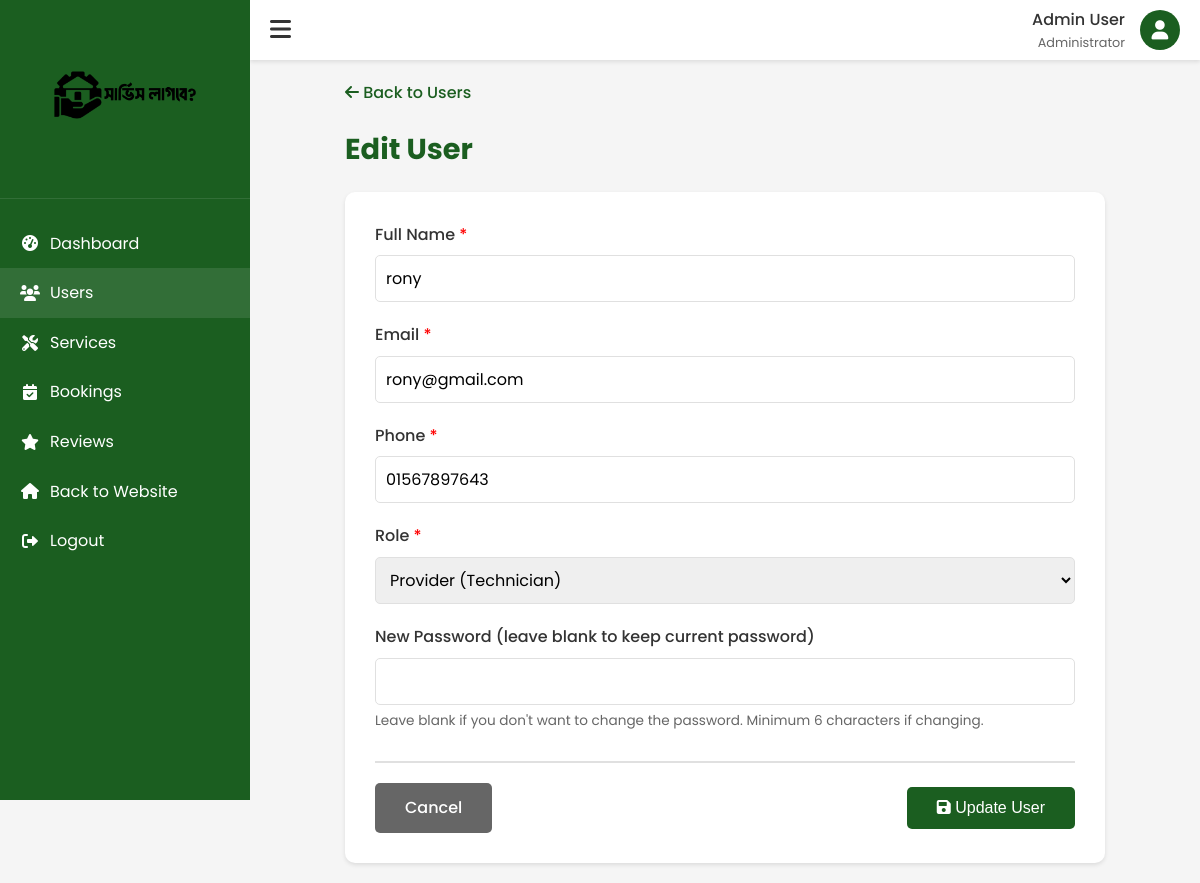
The page /admin/edit-user.php?id=2 (signed in) on the database its author committed.
### tables this page shows
CREATE TABLE `users` (
  `id` int(11) NOT NULL,
  `name` varchar(100) NOT NULL,
  `email` varchar(100) NOT NULL,
  `phone` varchar(20) NOT NULL,
  `password` varchar(255) NOT NULL,
  `profile_image` varchar(255) DEFAULT NULL,
  `role` enum('user','admin','provider') DEFAULT 'user',
  `created_at` timestamp NOT NULL DEFAULT current_timestamp(),
  `updated_at` timestamp NOT NULL DEFAULT current_timestamp() ON UPDATE current_timestamp()
);

### admin/edit-user.php (the view, shortened to what this page needs)
<?php
require_once '../config.php';
$user_id = isset($_GET['id']) ? intval($_GET['id']) : 0;
$stmt = $conn->prepare("SELECT * FROM users WHERE id = ?");
$stmt->bind_param("i", $user_id);
$stmt->execute();
$user_result = $stmt->get_result();
$user = $user_result->fetch_assoc();
?>
<!DOCTYPE html>
<html lang="en">
<head>
    <link rel="stylesheet" href="../styles.css">
    <link rel="stylesheet" href="https://cdnjs.cloudflare.com/ajax/libs/font-awesome/6.0.0/css/all.min.css">
</head>
<body>
    <div class="admin-container">
        <aside class="sidebar" id="sidebar">
            <div class="sidebar-header">
                <img src="../ServiceLagbe.jpeg" alt="Service Lagbe Logo" class="sidebar-logo">
            </div>
            <nav class="sidebar-menu">
                <a href="index.php" class="menu-item">
                    <i class="fas fa-tachometer-alt"></i> Dashboard
                </a>
                <a href="users.php" class="menu-item active">
                    <i class="fas fa-users"></i> Users
                </a>
                <a href="services.php" class="menu-item">
                    <i class="fas fa-tools"></i> Services
                </a>
                <a href="bookings.php" class="menu-item">
                    <i class="fas fa-calendar-check"></i> Bookings
                </a>
                <a href="reviews.php" class="menu-item">
                    <i class="fas fa-star"></i> Reviews
                </a>
                <a href="../index.php" class="menu-item">
                    <i class="fas fa-home"></i> Back to Website
                </a>
                <a href="../logout.php" class="menu-item">
                    <i class="fas fa-sign-out-alt"></i> Logout
                </a>
            </nav>
        </aside>
        <div class="main-content" id="main-content">
            <header class="header">
                <button class="toggle-sidebar" id="toggle-sidebar">
                    <i class="fas fa-bars"></i>
                </button>
                <div class="user-menu">
                    <div class="user-info">
                        <div class="user-name"><?php echo $_SESSION['user_name']; ?></div>
                        <div class="user-role">Administrator</div>
                    </div>
                    <div class="user-avatar">
                        <i class="fas fa-user"></i>
                    </div>
                </div>
            </header>
            <div class="content">
                <a href="users.php" class="back-link">
                    <i class="fas fa-arrow-left"></i> Back to Users
                </a>
                <h1 class="page-title">Edit User</h1>
                <div class="form-card">
                    <form method="POST" action="">
                        <div class="form-group">
                            <label for="name">Full Name <span style="color: red;">*</span></label>
                            <input type="text" id="name" name="name" required value="<?php echo htmlspecialchars($user['name']); ?>">
                        </div>
                        <div class="form-group">
                            <label for="email">Email <span style="color: red;">*</span></label>
                            <input type="email" id="email" name="email" required value="<?php echo htmlspecialchars($user['email']); ?>">
                        </div>
                        <div class="form-group">
                            <label for="phone">Phone <span style="color: red;">*</span></label>
                            <input type="tel" id="phone" name="phone" required value="<?php echo htmlspecialchars($user['phone']); ?>">
                        </div>
                        <div class="form-group">
                            <label for="role">Role <span style="color: red;">*</span></label>
                            <select id="role" name="role" required>
                                <option value="provider" <?php echo $user['role'] === 'provider' ? 'selected' : ''; ?>>Provider (Technician)</option>
                            </select>
                        </div>
                        <div class="form-group">
                            <label for="password">New Password (leave blank to keep current password)</label>
                            <input type="password" id="password" name="password" minlength="6">
                            <small>Leave blank if you don't want to change the password. Minimum 6 characters if changing.</small>
                        </div>
                        <div class="form-actions">
                            <a href="users.php" class="btn btn-secondary">Cancel</a>
                            <button type="submit" class="btn btn-primary">
                                <i class="fas fa-save"></i> Update User
                            </button>
                        </div>
                    </form>
                </div>
            </div>
        </div>
    </div>
</body>
</html>

### styles.css (style rules this page uses)
:root { --primary-color: #d21f50; --primary-dark: #c4184a; --secondary-color: #1b5e20; --text-color: #333; --light-text: #555; --bg-color: #f9f9f9; --white: #fff; --light-gray: #f4f4f4; --border-color: #ccc; --shadow: 0 4px 8px rgba(0, 0, 0, 0.1); }
* { margin: 0; padding: 0; box-sizing: border-box; }
body { font-family: "Poppins", sans-serif; color: var(--text-color); background-color: var(--bg-color); line-height: 1.6; }
a { text-decoration: none; color: inherit; }
img { max-width: 100%; }
.btn { display: inline-block; padding: 12px 24px; border-radius: 5px; font-weight: 500; cursor: pointer; transition: all 0.3s ease; text-align: center; }
.header { background-color: var(--white); box-shadow: var(--shadow); position: sticky; top: 0; z-index: 100; }

### admin/edit-user.php (style rules this page uses)
:root { --sidebar-width: 250px; --header-height: 60px; --primary-color: #1b5e20; --secondary-color: #d21f50; --light-bg: #f5f5f5; --card-bg: #ffffff; --text-color: #333333; --text-light: #666666; --border-color: #e0e0e0; --success-color: #4caf50; --warning-color: #ff9800; --danger-color: #f44336; --info-color: #2196f3; }
body { font-family: 'Poppins', sans-serif; background-color: var(--light-bg); color: var(--text-color); margin: 0; padding: 0; }
.admin-container { display: flex; min-height: 100vh; }
.sidebar { width: var(--sidebar-width); background-color: var(--primary-color); color: white; position: fixed; height: 100vh; overflow-y: auto; transition: all 0.3s ease; z-index: 1000; }
.sidebar-header { padding: 20px; text-align: center; border-bottom: 1px solid rgba(255, 255, 255, 0.1); }
.sidebar-logo { max-width: 150px; height: auto; }
.sidebar-menu { padding: 20px 0; }
.menu-item { padding: 12px 20px; display: flex; align-items: center; transition: all 0.3s ease; cursor: pointer; text-decoration: none; color: white; }
.menu-item:hover, .menu-item.active { background-color: rgba(255, 255, 255, 0.1); }
.menu-item i { margin-right: 10px; width: 20px; text-align: center; }
.main-content { flex: 1; margin-left: var(--sidebar-width); transition: all 0.3s ease; }
.header { height: var(--header-height); background-color: var(--card-bg); box-shadow: 0 2px 4px rgba(0, 0, 0, 0.1); display: flex; align-items: center; justify-content: space-between; padding: 0 20px; position: sticky; top: 0; z-index: 100; }
.toggle-sidebar { background: none; border: none; font-size: 1.5rem; cursor: pointer; color: var(--text-color); }
.user-menu { display: flex; align-items: center; }
.user-info { margin-right: 15px; text-align: right; }
.user-name { font-weight: 500; }
.user-role { font-size: 0.8rem; color: var(--text-light); }
.user-avatar { width: 40px; height: 40px; border-radius: 50%; background-color: var(--primary-color); color: white; display: flex; align-items: center; justify-content: center; font-size: 1.2rem; }
.content { padding: 20px; max-width: 800px; margin: 0 auto; }
.page-title { margin-bottom: 20px; font-size: 1.8rem; color: var(--primary-color); }
.back-link { display: inline-block; margin-bottom: 20px; color: var(--primary-color); text-decoration: none; font-weight: 500; }
.form-card { background-color: var(--card-bg); border-radius: 10px; padding: 30px; box-shadow: 0 2px 4px rgba(0, 0, 0, 0.1); }
.form-group { margin-bottom: 20px; }
.form-group label { display: block; margin-bottom: 8px; font-weight: 500; color: var(--text-color); }
.form-group input, .form-group select { width: 100%; padding: 10px; border: 1px solid var(--border-color); border-radius: 5px; font-size: 1rem; font-family: inherit; transition: border-color 0.3s ease; }
.form-group small { display: block; margin-top: 5px; color: var(--text-light); font-size: 0.85rem; }
.form-actions { display: flex; justify-content: space-between; align-items: center; margin-top: 30px; padding-top: 20px; border-top: 2px solid var(--border-color); }
.btn { padding: 12px 30px; border: none; border-radius: 5px; font-size: 1rem; font-weight: 500; cursor: pointer; text-decoration: none; display: inline-block; transition: all 0.3s ease; }
.btn-primary { background-color: var(--primary-color); color: white; }
.btn-secondary { background-color: var(--text-light); color: white; }

### rows shown on the page
users: name "rony", email "rony@gmail.com", phone "01567897643", role "Provider (Technician)"

### other values the page prints
$_SESSION['user_name'] "Admin User"
